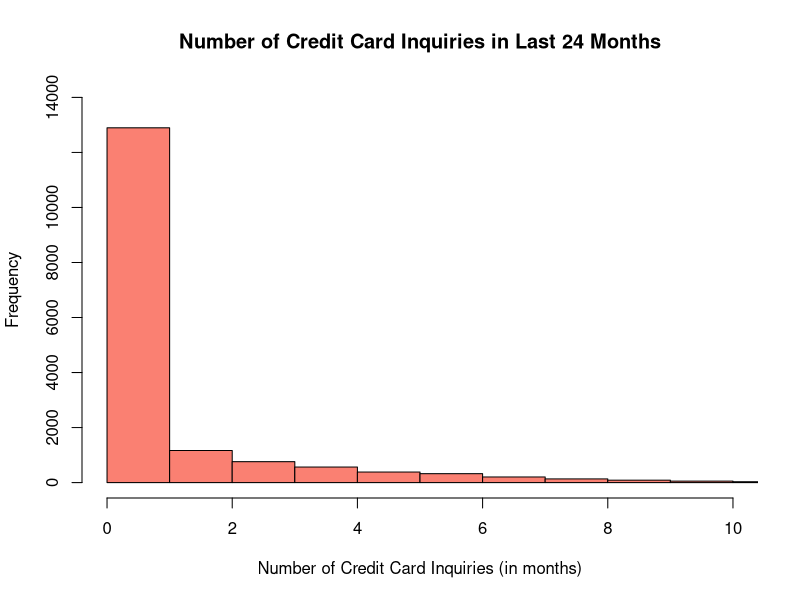
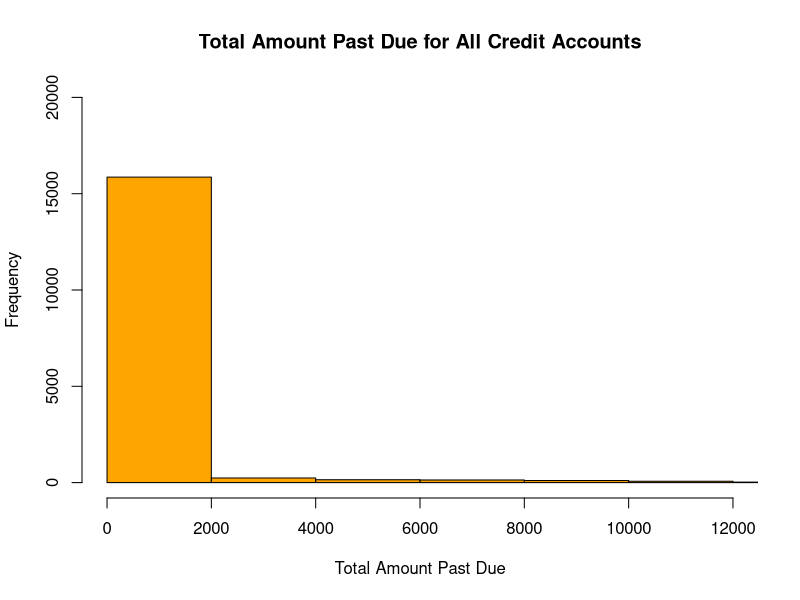
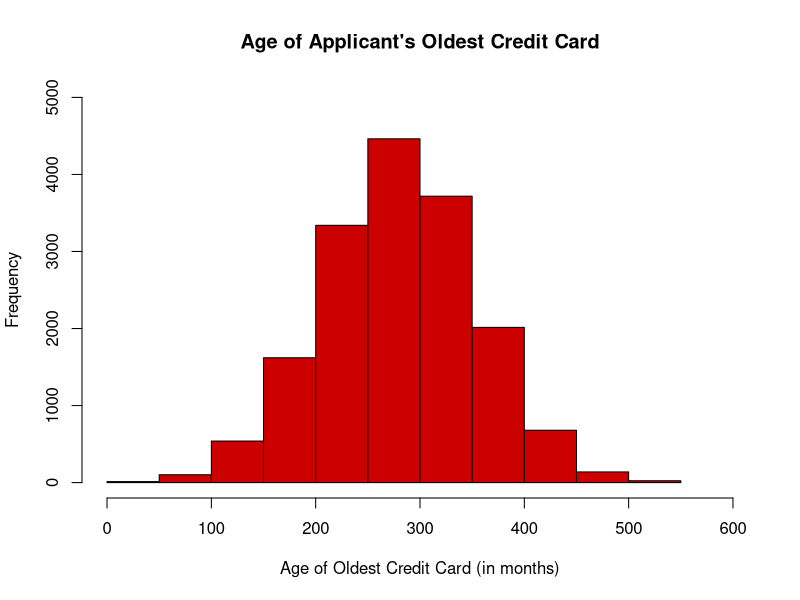
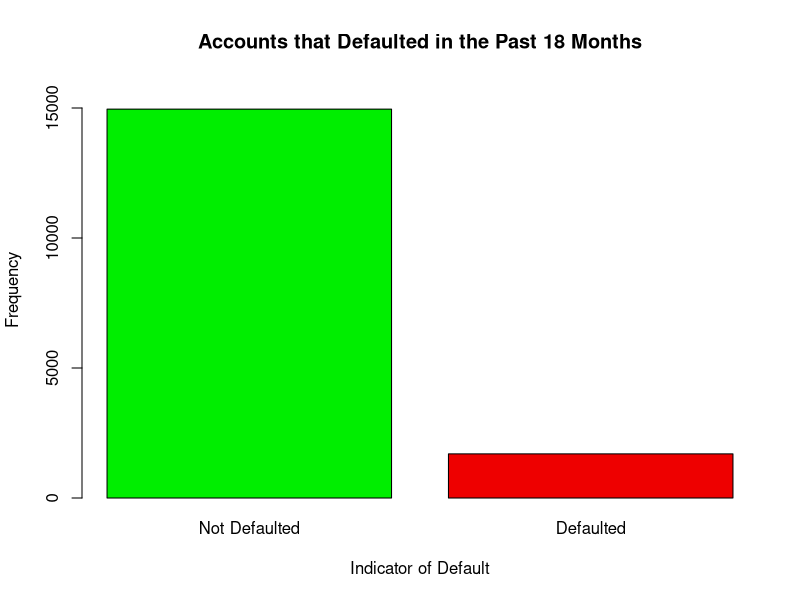
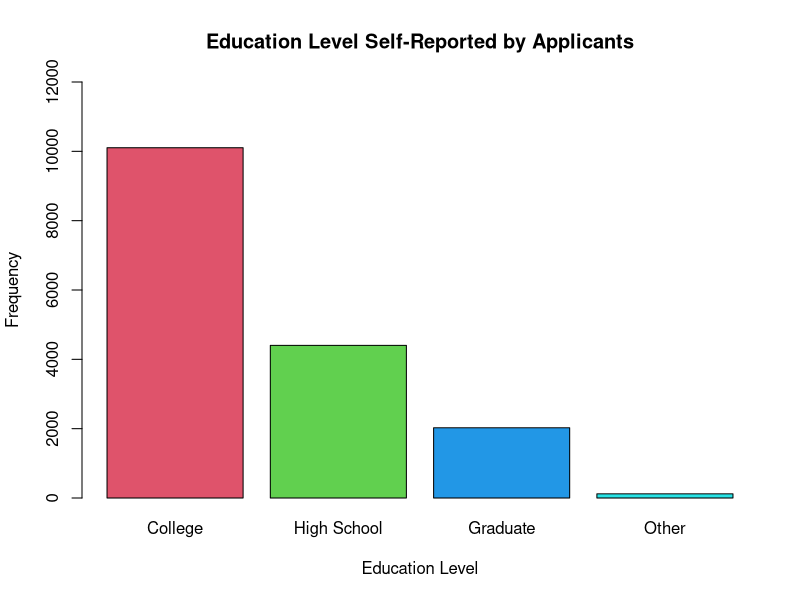
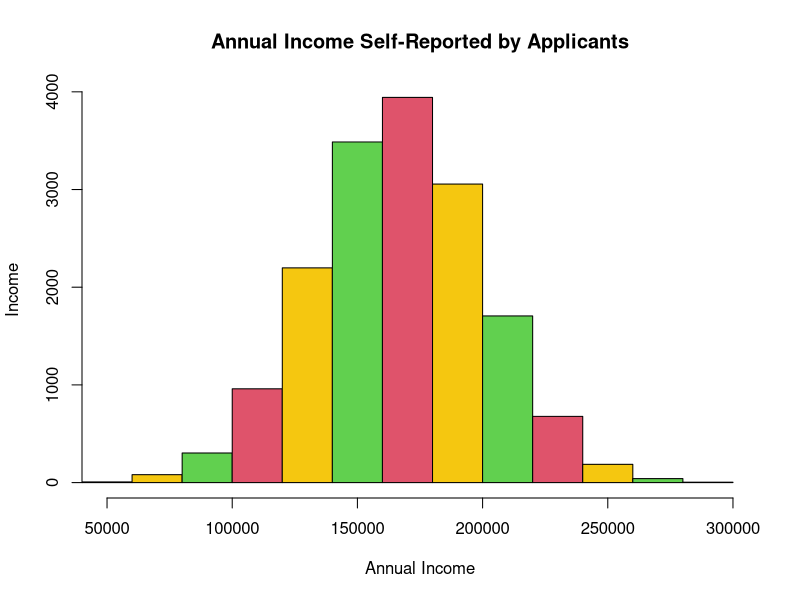
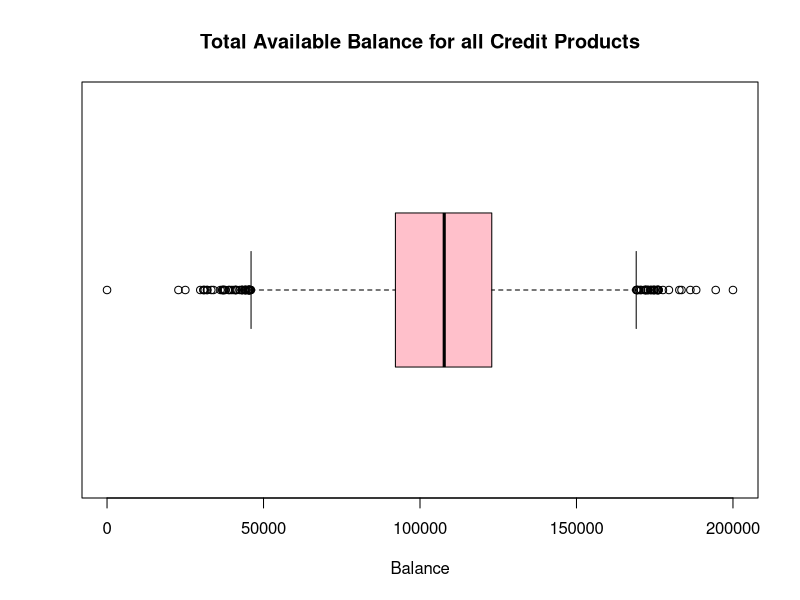

Recreate these plots in R, in order.
## ---- chunk 1
# Custom options for knitting
knitr::opts_chunk$set(
  message = FALSE,
  warning = FALSE,
  error = FALSE, 
  fig.align = "center",
  cache = FALSE
) 
## ---- chunk 2
setwd("C:/Users/Peter/Documents/College Documents/DATA 180/Data 180 Peter Guma/DATA-180-PETER-GUMA")
data <- read.csv("loan_default_data_set.csv")
library(dplyr)
library(ggplot2)
## ---- chunk 3
dim(data)
## ---- chunk 4
# is.na(data) #hidden for knit
sum(is.na(data$pct_card_over_50_uti))/20000
sum(is.na(data$rep_income))/20000
## ---- chunk 5
refined_data <- na.omit(data)
dim(refined_data)
## ---- chunk 6
summary(refined_data)
## ---- chunk 7
hist(refined_data$num_card_inq_24_month, xlab="Number of Credit Card Inquiries (in months)", main="Number of Credit Card Inquiries in Last 24 Months", xlim=c(0,10), ylim=c(0,14000), col="salmon")

hist(refined_data$tot_amount_currently_past_due, xlab="Total Amount Past Due", main="Total Amount Past Due for All Credit Accounts", xlim=c(0,12000), ylim=c(0,20000), col="orange")

hist(refined_data$credit_age, xlab="Age of Oldest Credit Card (in months)", main="Age of Applicant's Oldest Credit Card", xlim=c(0,600), ylim=c(0,5000), col="red3")
## ---- chunk 8
barplot(table(refined_data$Def_ind), names.arg=c("Not Defaulted", "Defaulted"), xlab="Indicator of Default", ylab="Frequency", main="Accounts that Defaulted in the Past 18 Months", ylim=c(0,16000), col=c("green2","red2"))
## ---- chunk 9
barplot(sort(table(refined_data$rep_education), decreasing=TRUE), names.arg=c("College", "High School", "Graduate", "Other"), xlab="Education Level", ylab="Frequency", main="Education Level Self-Reported by Applicants", ylim=c(0,12000), col=c(2,3,4,5))
## ---- chunk 10
hist(refined_data$rep_income, xlab="Annual Income", ylab="Income", main="Annual Income Self-Reported by Applicants", xlim=c(50000, 300000), col=c(19,26,31))
## ---- chunk 11
boxplot(refined_data$tot_balance, horizontal=TRUE, xlab="Balance", main="Total Available Balance for all Credit Products", col="pink")
# Add ylim=c(50000,175000) as an argument to zoom in
